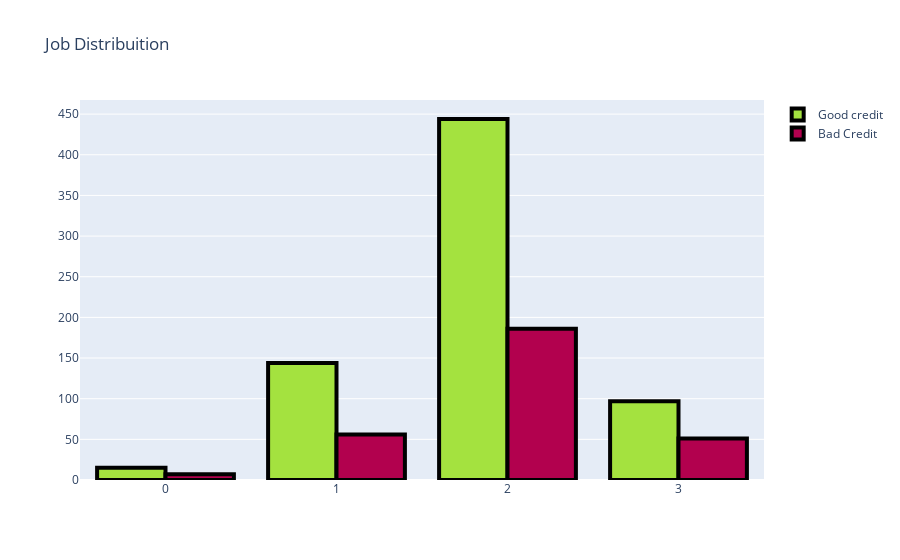

Notebook cell for this chart:
### Code cell
#First plot
trace0 = go.Bar(
                x = df_sm[df_sm["Risk"]== 'good']["Job"].value_counts().index.values,
                y = df_sm[df_sm["Risk"]== 'good']["Job"].value_counts().values,
                name='Good credit',
                marker=dict(
                color='#a4e23f'
                    )
                )

#Second plot
trace1 = go.Bar(
                x = df_sm[df_sm["Risk"]== 'bad']["Job"].value_counts().index.values,
                y = df_sm[df_sm["Risk"]== 'bad']["Job"].value_counts().values,
                name="Bad Credit",
                marker=dict(
                color='#b2014e'
                    )
                )

data = [trace0, trace1]

layout = go.Layout(title='Job Distribuition')


fig = go.Figure(data=data, layout=layout)
fig.data[0].marker.line.width = 4
fig.data[0].marker.line.color = "black"
fig.data[1].marker.line.width = 4
fig.data[1].marker.line.color = "black"

py.iplot(fig, filename='Job-Grouped')
plt.show()

### Figure 1 — Plotly figure (JSON) as saved in the notebook; plotly's stock layout.template omitted (floating-point values rounded to 4 significant figures)
{"data": [{"marker": {"color": "#a4e23f", "line": {"color": "black", "width": 4}}, "name": "Good credit", "type": "bar", "x": [2, 1, 3, 0], "y": [444, 144, 97, 15]}, {"marker": {"color": "#b2014e", "line": {"color": "black", "width": 4}}, "name": "Bad Credit", "type": "bar", "x": [2, 1, 3, 0], "y": [186, 56, 51, 7]}], "layout": {"autosize": true, "title": {"text": "Job Distribuition"}, "xaxis": {"autorange": true, "range": [-0.5, 3.5], "type": "linear"}, "yaxis": {"autorange": true, "range": [0, 467.4], "type": "linear"}}}
